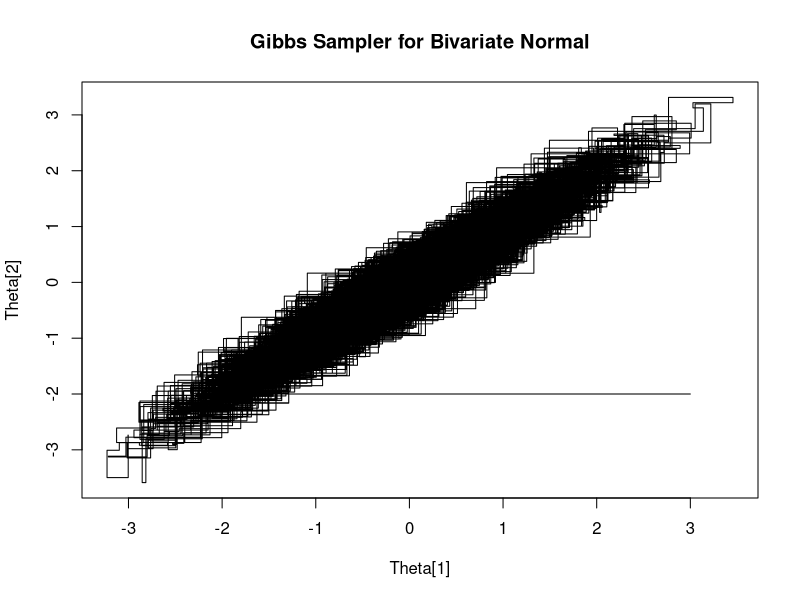

The R source for this figure:
#################### Gibbs Sampler ##############################
gibbs_sampler_bivariate_normal <- function(n.iter = 10000, rho = 0.95, theta_init = c(3, -2)) {
  theta <- theta_init 
  res <- matrix(0.0, 2 * n.iter + 1, 2)  
  res[1,] <- theta
  k <- 2
  
  for (i in 1:n.iter) {
    # Update first block 
    theta[1] <- rnorm(1, mean = rho * theta[2], sd = sqrt(1 - rho^2))
    res[k,] <- theta
    k <- k + 1
    
    # Update second block 
    theta[2] <- rnorm(1, mean = rho * theta[1], sd = sqrt(1 - rho^2))
    res[k,] <- theta
    k <- k + 1
  }
  
  return(res)
}

set.seed(123)  
n.iter <- 10000  
rho <- 0.95  
theta_init <- c(3, -2)  

result <- gibbs_sampler_bivariate_normal(n.iter, rho, theta_init)

# Plot the results
plot(result[,1], result[,2], type = "l", main = "Gibbs Sampler for Bivariate Normal",
     xlab = "Theta[1]", ylab = "Theta[2]")

cov(result)
colMeans(result)
